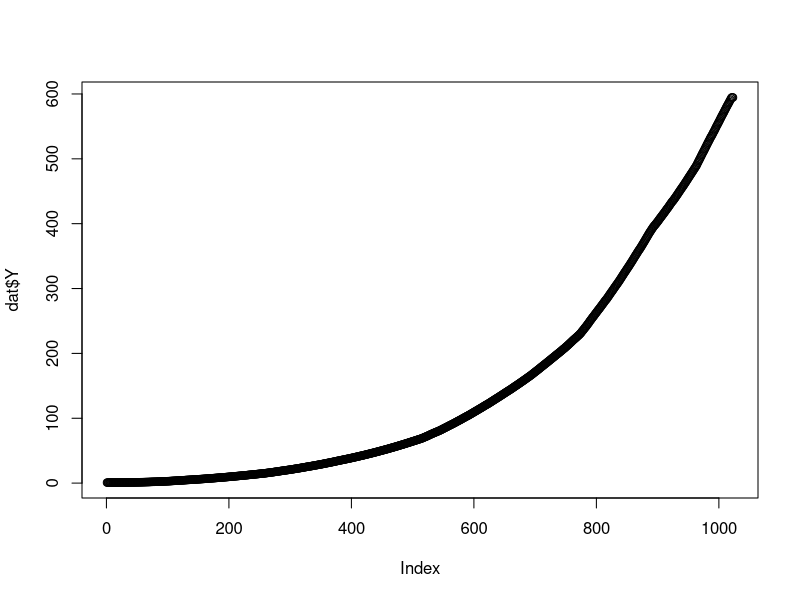

This figure's R source:
# monitor_measurement.R
#
# content: (1) read data of full monitor measurement
#          (2) find stimuli you want to use for exp
#
# last mod: Feb/23/2012, NU

###### (1) read data of full monitor measurement ######
dat0 <- read.table("depth_monitor20120217_1438.txt", sep=",")
names(dat0) <- c("R","G","B","x","y","Y",paste("l", 1:36, sep=""))
dat <- aggregate(as.matrix(dat0) ~ R + G + B, dat0, mean)
for (i in 1:3) dat[,4] <- NULL
names(dat) <- c("R","G","B","x","y","Y",paste("l", 1:36, sep=""))
dat <- dat[order(dat$R, dat$G, dat$B),]

# plot
plot(dat$Y)
rownames(dat) <- 0:1022

###### (2) find stimuli you want to use for exp ######

dat[350:450,1:6]

